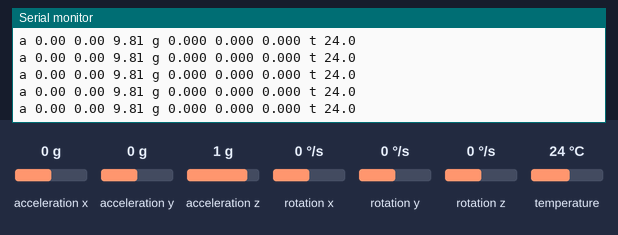
The sketch below on a simulated Arduino Uno, built with avr-gcc and run on an emulated ATmega328P. On the bench: the last lines printed to the serial monitor. The test bench sets the inputs (shaded band); at power-on: acceleration x 0 g, acceleration y 0 g, acceleration z 1 g, rotation x 0 °/s, rotation y 0 °/s, rotation z 0 °/s, temperature 24 °C.

Above: at 1.2 s.
1.3 s: acceleration x set to -1.4 g
At 1.6 s:
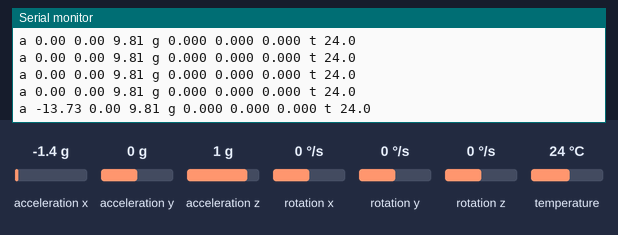
2.8 s: acceleration y set to -1.4 g
At 2.83 s:
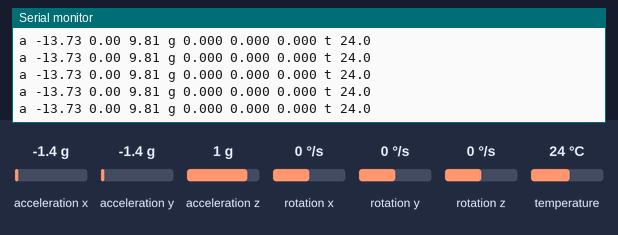
4.3 s: acceleration z set to -1.4 g
At 4.47 s:
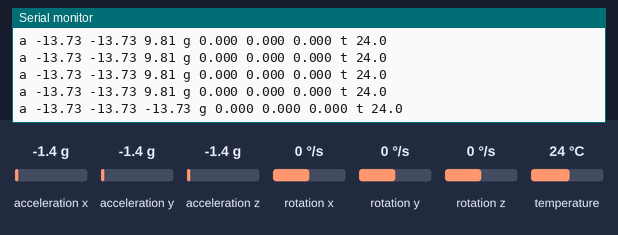
5.8 s: rotation x set to -192 °/s
At 5.91 s:
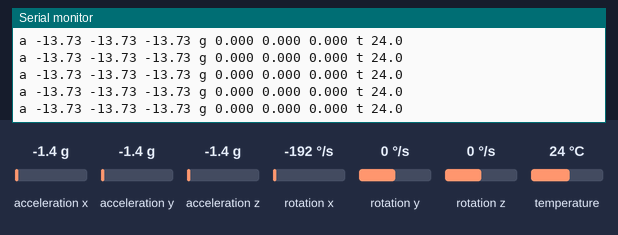
7.3 s: rotation y set to -192 °/s
At 7.35 s:
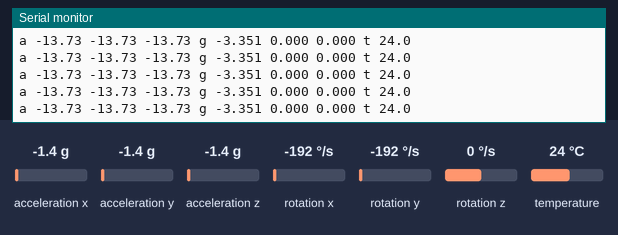

Measured:
- after the input at 1.3 s, the serial monitor: prints a new line after 0.14 s (image 1)
- after the input at 4.3 s, the serial monitor: prints a new line at once (image 3)

The sketch:

example.ino
```cpp
// MPU-6050 (GY-521) with Adafruit_MPU6050 (Uno: SDA = A4, SCL = A5, VCC = 5V).
// Prints acceleration (m/s^2), rotation (rad/s) and temperature every 200 ms.
#include <Wire.h>
#include <Adafruit_MPU6050.h>
#include <Adafruit_Sensor.h>

Adafruit_MPU6050 mpu;

void setup() {
  Serial.begin(115200);
  if (!mpu.begin(0x68)) {
    Serial.println(F("MPU6050 not found at 0x68: check wiring"));
    for (;;) {}
  }
  mpu.setAccelerometerRange(MPU6050_RANGE_4_G);
  mpu.setGyroRange(MPU6050_RANGE_500_DEG);
  Serial.println(F("MPU6050 ready"));
}

void loop() {
  sensors_event_t a, g, t;
  mpu.getEvent(&a, &g, &t);
  Serial.print(F("a "));
  Serial.print(a.acceleration.x, 2); Serial.print(' ');
  Serial.print(a.acceleration.y, 2); Serial.print(' ');
  Serial.print(a.acceleration.z, 2);
  Serial.print(F(" g "));
  Serial.print(g.gyro.x, 3); Serial.print(' ');
  Serial.print(g.gyro.y, 3); Serial.print(' ');
  Serial.print(g.gyro.z, 3);
  Serial.print(F(" t "));
  Serial.println(t.temperature, 1);
  delay(200);
}
```
